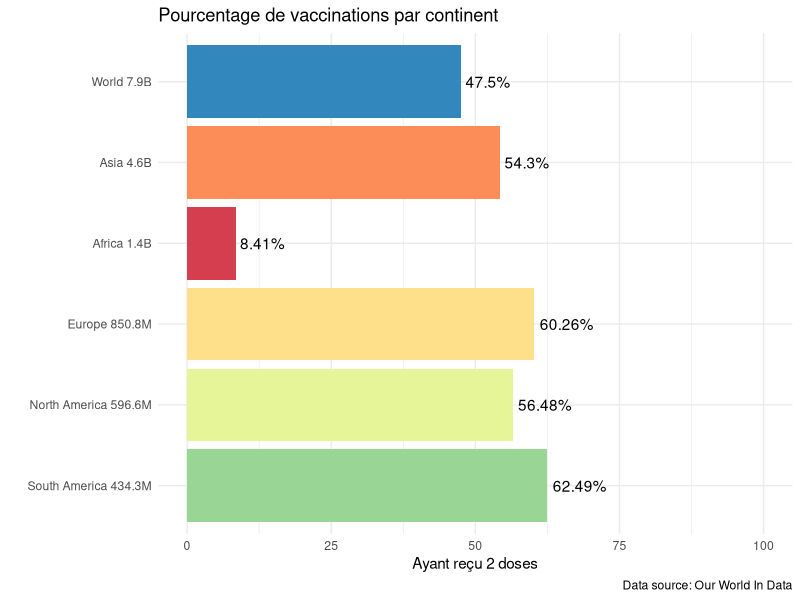

Recreate this plot in R.
## ---- chunk 1
knitr::opts_chunk$set(echo = FALSE)
library(tidyverse)
library(RColorBrewer)

continent_vax <- read_csv("data/processed/continent_vax.csv")
## ---- chunk 2
graph_cont <- ggplot(continent_vax,
                 aes(x= reorder(paste(location, pop_text),population),
                      y= people_fully_vaccinated_per_hundred, fill=location))+
        geom_bar(stat="identity", show.legend=FALSE)+
        scale_fill_brewer(palette="Spectral")+
        geom_text(aes(label = paste0(people_fully_vaccinated_per_hundred,"%")),
                    hjust = -0.1)+
        labs(x = " ", y = "Ayant reçu 2 doses",
            title = "Pourcentage de vaccinations par continent",
            caption = "Data source: Our World In Data")+
        expand_limits(y = 100)+
        theme_minimal()+
        coord_flip()
